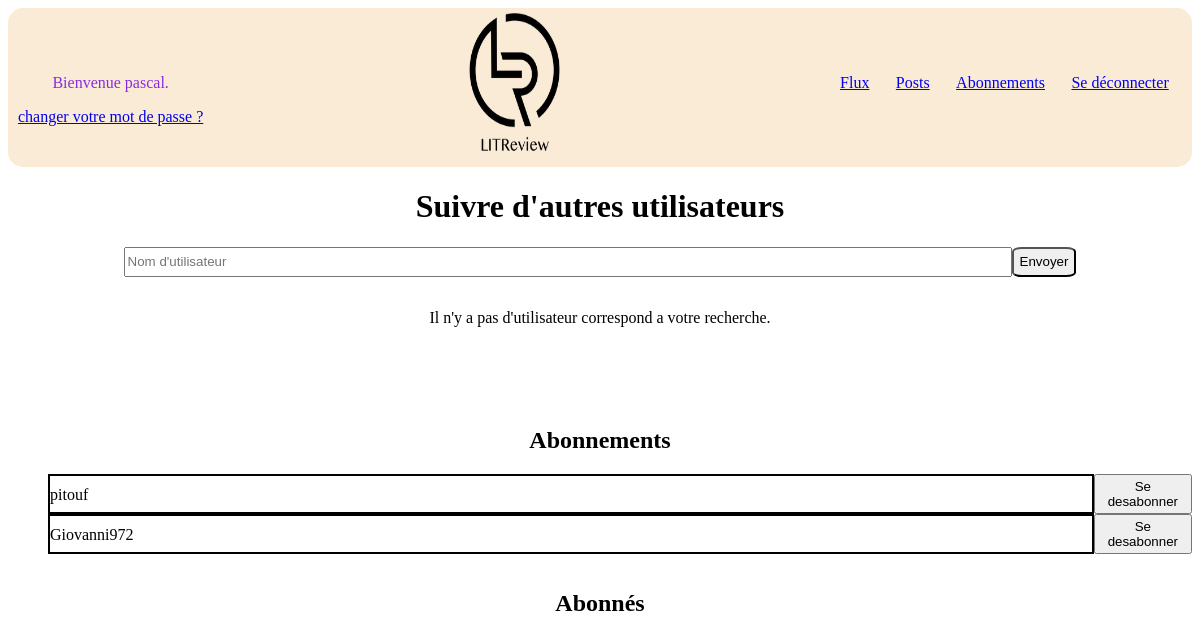
Before: /subscription/ (signed in) with the older database file.
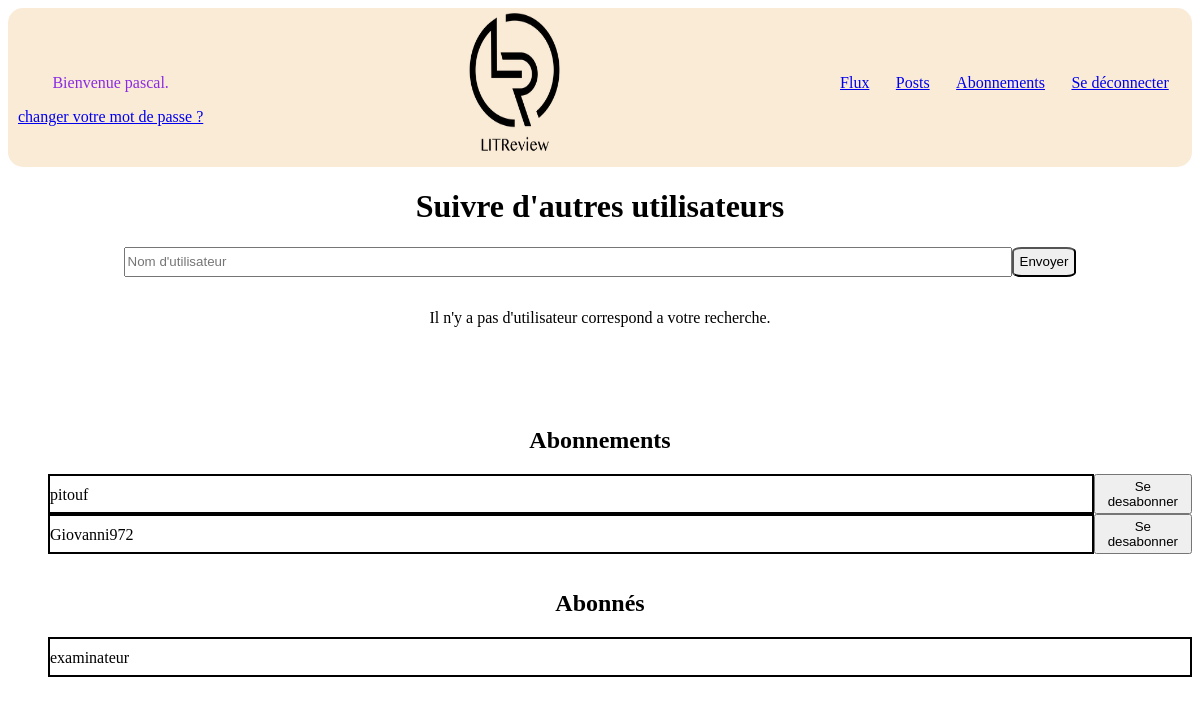
After: the same page with the newer database file.
### following/models.py (models this page shows)
class UserFollows(models.Model):
    class Meta:
        unique_together = ('user', 'followed_user', )
    user = models.ForeignKey(
        to=settings.AUTH_USER_MODEL,
        on_delete=models.CASCADE,
        related_name='following')
    followed_user = models.ForeignKey(
        to=settings.AUTH_USER_MODEL,
        on_delete=models.CASCADE,
        related_name='followed_by')

### core/models.py (models this page shows)
class CustomUser(AbstractUser):
    pass

### following/views.py (the view)
# urls.py: path('subscription/', following.views.subcription_page, name='subcription'),
@login_required
def subcription_page(request):
    users_follow = models.UserFollows.objects.filter(user_id=request.user.id)
    users_follow_id = [user.followed_user_id for user in users_follow]
    followed_by = models.UserFollows.objects.filter(followed_user_id=request.user.id)
    search = request.session['found_users'] if "found_users" in request.session else ""
    if search:
        found_users = CustomUser.objects.filter(
                        username__contains=search
                    ).exclude(
                        id__in=users_follow_id
                    ).exclude(
                        username=request.user.username)
        message = ""
        if not found_users:
            message = "Il n'y a pas d'utilisateur correspond a votre recherche."
    else:
        message = ""
        found_users = []
    context = {
        'message': message,
        'found_users': found_users,
        'users_follow': users_follow,
        'followed_by': followed_by}
    return render(request, 'following/subcription.html', context)

### following/templates/following/subcription.html (shortened to what this page needs)
{% extends 'base.html' %}
{% block content %}
    <h1> Suivre d'autres utilisateurs</h1>
    <form id="search_users" method="post" action="{% url 'search-users' %}">
        <input type="text" name="search" maxlength="25" value="" placeholder="Nom d'utilisateur">
        <button class="btn" type='submit'>Envoyer</button>
    </form>
    <p style="text-align: center"> {{ message }} <p>
    <div class="align_h2">
        <h2>Abonnements</h2>
        <ul >
            {% for user_follow in users_follow %}
                <form id="form_abn" method="POST" action="{% url 'unsubscribe-user' user_follow.id %}">
                    <li class="sub">
                        <p class="user">{{ user_follow.followed_user }}</p>
                        <button type='submit'>Se desabonner</button>
                    </li>
                </form>
            {%  endfor %}
        </ul>
    </div>
    <div class="align_h2">
        <h2>Abonnés</h2>
        <ul >
            {% for followed_by_user in followed_by %}
            <li class="sub">
                <p class="user">{{ followed_by_user.user}}</p>
            </li>
            {%  endfor %}
        </ul>
    </div>
{% endblock content %}

Changed rows visible on the page:
added UserFollows: user "examinateur", shown under "Abonnés"
